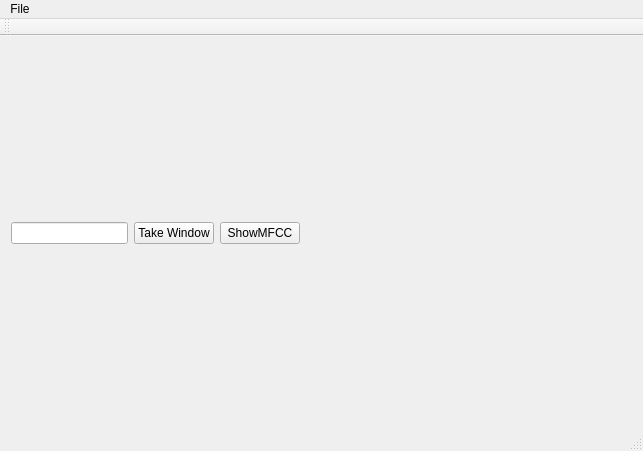
<?xml version="1.0" encoding="UTF-8"?>
<ui version="4.0">
 <class>MainWindow</class>
 <widget class="QMainWindow" name="MainWindow">
  <property name="geometry">
   <rect>
    <x>0</x>
    <y>0</y>
    <width>643</width>
    <height>451</height>
   </rect>
  </property>
  <property name="windowTitle">
   <string>MainWindow</string>
  </property>
  <widget class="QWidget" name="centralWidget">
   <layout class="QGridLayout" name="gridLayout">
    <item row="1" column="3">
     <spacer name="horizontalSpacer">
      <property name="orientation">
       <enum>Qt::Horizontal</enum>
      </property>
      <property name="sizeHint" stdset="0">
       <size>
        <width>326</width>
        <height>20</height>
       </size>
      </property>
     </spacer>
    </item>
    <item row="0" column="0" colspan="4">
     <layout class="QVBoxLayout" name="signalLayout">
      <item>
       <widget class="QCustomPlot" name="signalWidget" native="true"/>
      </item>
     </layout>
    </item>
    <item row="1" column="0">
     <widget class="QLineEdit" name="takeWindowLineEdit"/>
    </item>
    <item row="2" column="0" colspan="4">
     <layout class="QVBoxLayout" name="verticalLayout">
      <item>
       <widget class="QCustomPlot" name="mfccWidget" native="true"/>
      </item>
     </layout>
    </item>
    <item row="1" column="2">
     <widget class="QPushButton" name="showMFCCButton">
      <property name="text">
       <string>ShowMFCC</string>
      </property>
     </widget>
    </item>
    <item row="1" column="1">
     <widget class="QPushButton" name="takeWindowButton">
      <property name="text">
       <string>Take Window</string>
      </property>
     </widget>
    </item>
   </layout>
  </widget>
  <widget class="QMenuBar" name="menuBar">
   <property name="geometry">
    <rect>
     <x>0</x>
     <y>0</y>
     <width>643</width>
     <height>25</height>
    </rect>
   </property>
   <widget class="QMenu" name="menuFile">
    <property name="title">
     <string>File</string>
    </property>
    <addaction name="actionOpen"/>
   </widget>
   <addaction name="menuFile"/>
  </widget>
  <widget class="QToolBar" name="mainToolBar">
   <attribute name="toolBarArea">
    <enum>TopToolBarArea</enum>
   </attribute>
   <attribute name="toolBarBreak">
    <bool>false</bool>
   </attribute>
  </widget>
  <widget class="QStatusBar" name="statusBar"/>
  <action name="actionOpen">
   <property name="text">
    <string>Open</string>
   </property>
  </action>
 </widget>
 <layoutdefault spacing="6" margin="11"/>
 <customwidgets>
  <customwidget>
   <class>QCustomPlot</class>
   <extends>QWidget</extends>
   <header>../../qcustomplot.h</header>
   <container>1</container>
  </customwidget>
 </customwidgets>
 <resources/>
 <connections/>
</ui>
